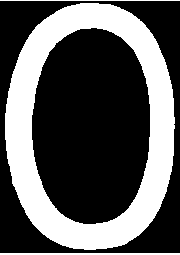
%> input picture OCR software/zero.tif, 180 x 255 px
$ octave RunEm.m   (GNU Octave 9; MATLAB toolbox functions it lacks are replaced by stand-ins)
%> lines starting %> are read from the running program, lines starting %| are printed output that depends on the picture; in (x1, y1, x2, y2) boxes, pixels count from 0 and x2, y2 are one past the last pixel; in counts of white or black regions, pixels touching at a corner belong together; the program's own positions count from 1
### OCR software/erodeNum.m
%This section creates the objects that will be used to identify numbers.
%One object exists per number 0-9. The erosion skeletonizes the number
%objects so they will fit into most all numbers encountered. Required are
%images of the 10 numbers, here labeled on my computer as zero.tif, etc
se=strel('disk', 2);
zero=imread('zero.tif');
%> zero is the input picture: size 255x180 uint8; 34.9% white; 3 white regions, box (x1, y1, x2, y2) and area: (5, 3, 175, 250) 15490, (0, 253, 180, 255) 360, (0, 0, 180, 1) 180
zero=im2bw(zero);
zero=imresize(zero,.25);
%> zero: size 64x45 logical; 35.3% white; 1 white region, box (x1, y1, x2, y2) and area: (0, 1, 45, 64) 1016
zero1=imerode(zero, se);
%> zero1: size 64x45 logical; 14.8% white in thin lines or dots, all inside (x1, y1, x2, y2) = (3, 3, 42, 64)
zero=strel(zero1);
%> zero = {Dimensionality 2}
one=imread('one.tif');
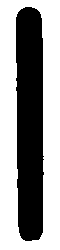
%> input picture OCR software/one.tif, 60 x 250 px
%> one is the input picture: size 250x60 uint8; 60.5% white; 1 black region, box (x1, y1, x2, y2) and area: (16, 7, 44, 241) 5925
one=im2bw(one);
one=imcomplement(one);
one=imresize(one,.25);
one1=imerode(one, se);
one=strel(one1);
%> one = {Dimensionality 2}
two=imread('two.tif');
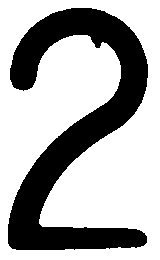
%> input picture OCR software/two.tif, 160 x 260 px
%> two is the input picture: size 260x160 uint8; 67.6% white; 1 black region, box (x1, y1, x2, y2) and area: (8, 8, 148, 250) 13493
two=im2bw(two);
two=imcomplement(two);
two=imresize(two, .25);
%> two: size 65x40 logical; 32.3% white; 1 white region, box (x1, y1, x2, y2) and area: (2, 2, 37, 62) 840
two1=imerode(two, se);
%> two1: size 65x40 logical; 14.3% white; 1 white region, box (x1, y1, x2, y2) and area: (4, 4, 35, 60) 371
two=strel(two1);
%> two = {Dimensionality 2}
three=imread('three.tif');
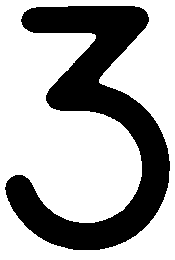
%> input picture OCR software/three.tif, 175 x 260 px
%> three is the input picture: size 260x175 uint8; 66.9% white; 1 black region, box (x1, y1, x2, y2) and area: (5, 6, 170, 250) 15075
three=im2bw(three);
three=imcomplement(three);
three=imresize(three, .25);
%> three: size 65x44 logical; 32.7% white; 1 white region, box (x1, y1, x2, y2) and area: (2, 1, 43, 62) 936
three1=imerode(three, se);
%> three1: size 65x44 logical; 16.3% white; 1 white region, box (x1, y1, x2, y2) and area: (4, 3, 41, 60) 466
three=strel(three1);
%> three = {Dimensionality 2}
four=imread('four.tif');
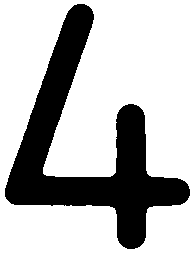
%> input picture OCR software/four.tif, 195 x 256 px
%> four is the input picture: size 256x195 uint8; 72.9% white; 1 black region, box (x1, y1, x2, y2) and area: (5, 4, 190, 249) 13506
four=im2bw(four);
four=imcomplement(four);
four=imresize(four,.25);
%> four: size 64x49 logical; 27% white; 1 white region, box (x1, y1, x2, y2) and area: (1, 1, 48, 62) 848
four1=imerode(four, se);
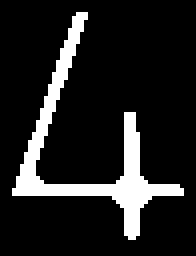
%> four1: size 64x49 logical (shown 4 times larger); 13.1% white; 1 white region, box (x1, y1, x2, y2) and area: (3, 3, 46, 60) 411
four=strel(four1);
%> four = {Dimensionality 2}
five=imread('five.tif');
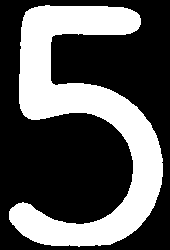
%> input picture OCR software/five.tif, 170 x 250 px
%> five is the input picture: size 250x170 uint8; 34.9% white; 1 white region, box (x1, y1, x2, y2) and area: (9, 5, 163, 247) 14846
five=im2bw(five);
five=imresize(five, .25);
%> five: size 63x43 logical; 34.9% white; 1 white region, box (x1, y1, x2, y2) and area: (2, 1, 41, 62) 946
five1=imerode(five, se);
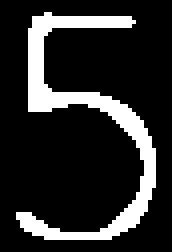
%> five1: size 63x43 logical (shown 4 times larger); 17% white; 1 white region, box (x1, y1, x2, y2) and area: (4, 3, 39, 60) 460
five=strel(five1);
%> five = {Dimensionality 2}
%> the run ends on the next line
six=imread('six.tif');
six=im2bw(six);
six=imresize(six, .25);
six1=imerode(six, se);
six=strel(six1);
seven=imread('seven.tif');
seven=im2bw(seven);
seven=imresize(seven, .25);
seven1=imerode(seven, se);
seven=strel(seven1);
eight=imread('eight.tif');
eight=im2bw(eight);
eight=imcomplement(eight);
eight=imresize(eight, .25);
eight1=imerode(eight, se);
eight=strel(eight1);
nine=imread('nine.tif');
nine=im2bw(nine);
nine=imcomplement(nine);
nine=imresize(nine, .25);
nine1=imerode(nine, se);
nine=strel(nine1);

### OCR software/RunEm.m
%This script runs all of the necessary scripts to compare the OCR result
%with the actual file name to check the program for accuracy. It allows for
%the user to select the image that they wish to identify. There are
%rescaling parameters that rescale to .25, so as it stands, the input must
%be a full sized image for this to work.

erodeNum
